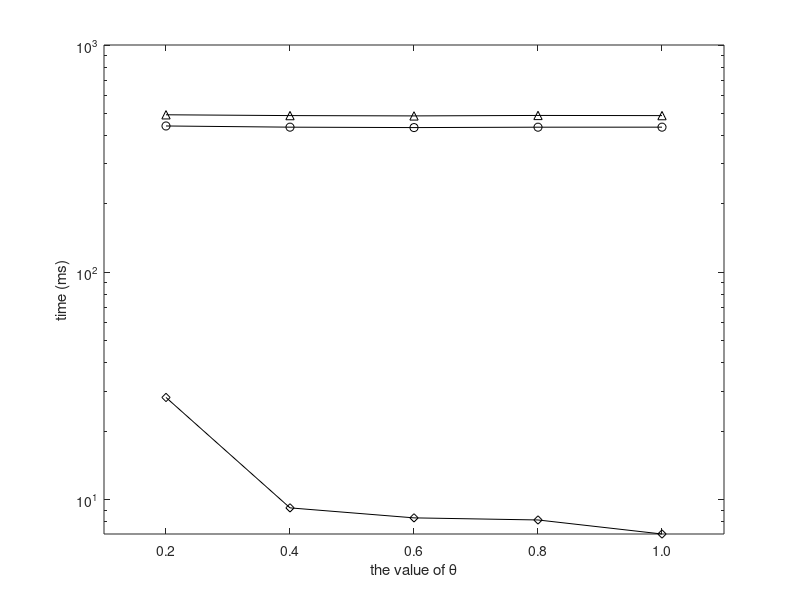

The MATLAB source for this figure: (Note: this script raises an error after producing the figure.)
set(gcf,'color',[1, 1, 1]);
set(gcf,'unit','centimeters','position',[10 5 9 7]);

x=[1, 2, 3, 4, 5];
y1 = [493.2888055	489.2717563	487.712673	489.9744445	489.1839566];
y2 = [440.4319263	435.1451044	433.3213827	435.0327574	435.1685546];
y3 = [28.17353348	9.209316167	8.32244084	8.14750864	7.06770127];

p1= semilogy(x, y1, '-k^');
hold on;
p2 = semilogy(x, y2, '-ko');
hold on;
p3 = semilogy(x, y3, '-kd');

xlabel('the value of \theta');
ylabel('time (ms)');

axis([0.5 5.5 0.0 1000]);

%set(gca, 'xtick', 1:5, 'XTickLabel', {'20%','40%','60%','80%','100%'});
set(gca, 'xtick', 1:5, 'XTickLabel', {'0.2','0.4','0.6','0.8','1.0'});
leg=legend('basic-g-v1','basic-w-v1','SWT', 2);
set(leg,'edgecolor','white');

set(gca, 'FontSize', 12);
set(get(gca, 'XLabel'), 'FontSize',12);
set(get(gca, 'YLabel'), 'FontSize',12);
set(findall(gcf,'type','line'),'linewidth',1.5);
set(gca, 'LineWidth', 1.5);
